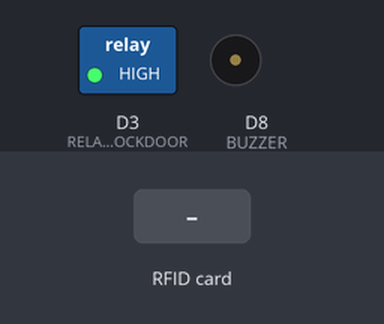
A program run on a simulated ESP8266 (NodeMCU). Parts: switched loads named in the program (green lamp = pin HIGH), buzzer (waves = sounding, pin HIGH). The inputs (shaded band) are chosen by the test bench. WiFi joins after 1.5 s; servers stay silent unless stated; uploads are accepted with an empty reply; what the program prints to the serial monitor is not drawn.

Above: at 3.7 s.
3.8 s: RFID card 05 8F 3B 69 B3 A2 00 held to the reader
At 4.6 s:
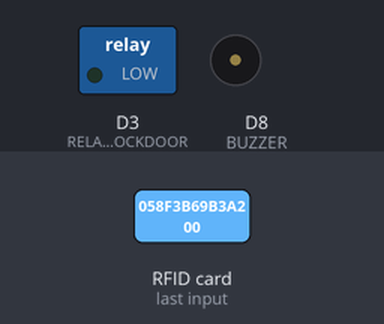
6.8 s: RFID card 12 34 56 78 held to the reader
At 7.8 s:
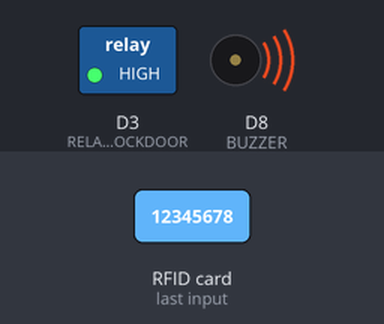
8.5 s: RFID card 5E 7A 19 C4 held to the reader
At 10.8 s:
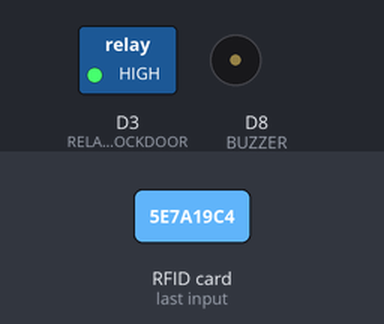
Timing chart, 0 to 12.3 s (numbered marks = the images above; inputs shaded):
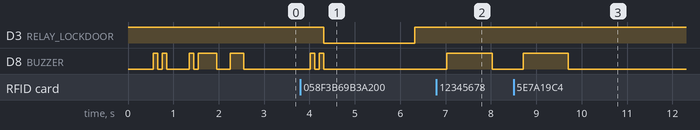

Measured:
- after the input at 3.8 s, D3 (RELAY_LOCKDOOR): HIGH → LOW after 0.52 s, → HIGH 2.0 s later; D8 (BUZZER): alternates HIGH for 0.10 s and LOW for 0.10 s, 4 changes in all, then stays LOW, starting after 0.22 s
- after the input at 6.8 s, D8 (BUZZER): LOW → HIGH after 0.23 s, → LOW 1.0 s later
- after the input at 8.5 s, D8 (BUZZER): LOW → HIGH after 0.21 s, → LOW 1.0 s later

The program:

main.cpp
```cpp
#include <Arduino.h>
#include <ArduinoJson.h>
#include <SPI.h>
#include <MFRC522.h>
#include <ESP8266WiFi.h>
#include <ESP8266HTTPClient.h>
int wifiStatus;
const char *ssid = "Ruzman";
const char *api_url = "http://192.168.43.50/loker";
const char *password = "12345678";
#define LOKER_ID 1;
#define RST_PIN D1
#define SDA_PIN D2
#define RELAY_LOCKDOOR D3
#define BUZZER D8
MFRC522 mfrc522(SDA_PIN, RST_PIN);

void soundCardValid(int soundInterval = 100)
{
  digitalWrite(BUZZER, HIGH);
  delay(soundInterval);
  digitalWrite(BUZZER, LOW);
  delay(soundInterval);
  digitalWrite(BUZZER, HIGH);
  delay(soundInterval);
  digitalWrite(BUZZER, LOW);
}

void setup()
{
  Serial.begin(9600);
  // set pin mode
  pinMode(BUZZER, OUTPUT);
  pinMode(RELAY_LOCKDOOR, OUTPUT);
  digitalWrite(RELAY_LOCKDOOR, HIGH); // Relay off by default
  digitalWrite(BUZZER, LOW);
  // start spi
  SPI.begin();
  mfrc522.PCD_Init();
  // connect to wifi
  WiFi.begin(ssid, password);
  // koneksi kan ke jaringan
  while (WiFi.status() != WL_CONNECTED)
  {
    delay(500);
    Serial.print(".");
    soundCardValid();
  }
  // cek wifi koneksi nya apakah sudah konek apa belum
  if (WiFi.status() == WL_CONNECTED)
  {
    Serial.println("Koneksi Dengan Wifi: ");
    Serial.print(WiFi.localIP());
    soundCardValid(300);
  }
}
// rad data
String readData()
{
  String content = "";
  for (byte i = 0; i < mfrc522.uid.size; i++)
  {
    content.concat(String(mfrc522.uid.uidByte[i] < 0x10 ? " 0" : " "));
    content.concat(String(mfrc522.uid.uidByte[i], HEX));
  }
  content.toUpperCase();
  mfrc522.PICC_HaltA();
  mfrc522.PCD_StopCrypto1();
  return content;
}

void loop()
{
  wifiStatus = WiFi.status();
  if (wifiStatus == WL_CONNECTED)
  {
    HTTPClient http;
    WiFiClient wf_client;

    if (mfrc522.PICC_IsNewCardPresent() && mfrc522.PICC_ReadCardSerial())
    {
      String cardUID = readData();
      Serial.print("Detected UID: ");
      Serial.println(cardUID);
      http.begin(wf_client, String(api_url) + String("/save_card.php"));
      http.addHeader("Content-Type", "application/x-www-form-urlencoded");
      // http.begin(wf_client, String(api_url) + String("/save_card.php"));
      int httpResponKode = http.POST("rfid=" + cardUID + "&loker=1");
      if (httpResponKode > 0)
      {
        Serial.print("HTTP Response code: ");
        Serial.println(httpResponKode);
        String payload = http.getString();
        if (payload == cardUID || cardUID == " 05 8F 3B 69 B3 A2 00")
        {
          soundCardValid();
          digitalWrite(RELAY_LOCKDOOR, LOW);  // Aktifkan relay (coba HIGH jika ini tidak aktif)
          delay(2000);                        // Relay aktif selama 2 detik
          digitalWrite(RELAY_LOCKDOOR, HIGH); // Matikan relay
        }
        else
        {
          digitalWrite(BUZZER, HIGH);
          delay(1000);
          digitalWrite(BUZZER, LOW);
          digitalWrite(RELAY_LOCKDOOR, HIGH); // Pastikan relay mati jika kartu tidak cocok
        }
      }
      else
      {
        Serial.print("Error code: ");
        Serial.println(httpResponKode);
        String payload = http.getString();
        Serial.println(payload);
      }
      http.end();

    }
  }
  else
  {
    Serial.print("Wifi tidak konek bos");
  }
}
```
